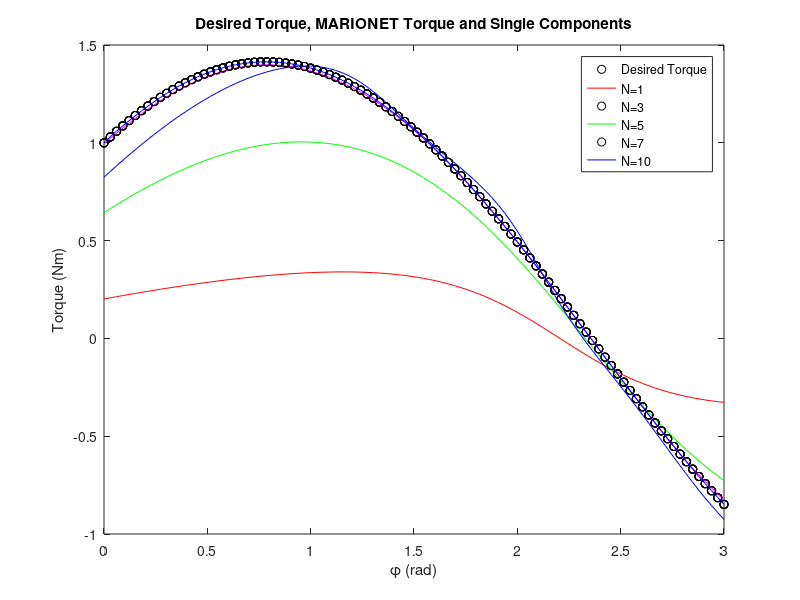
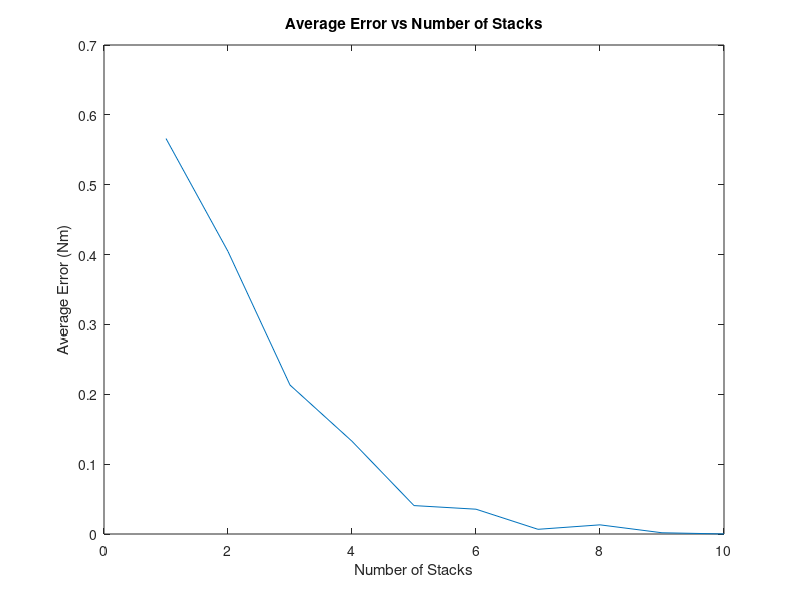
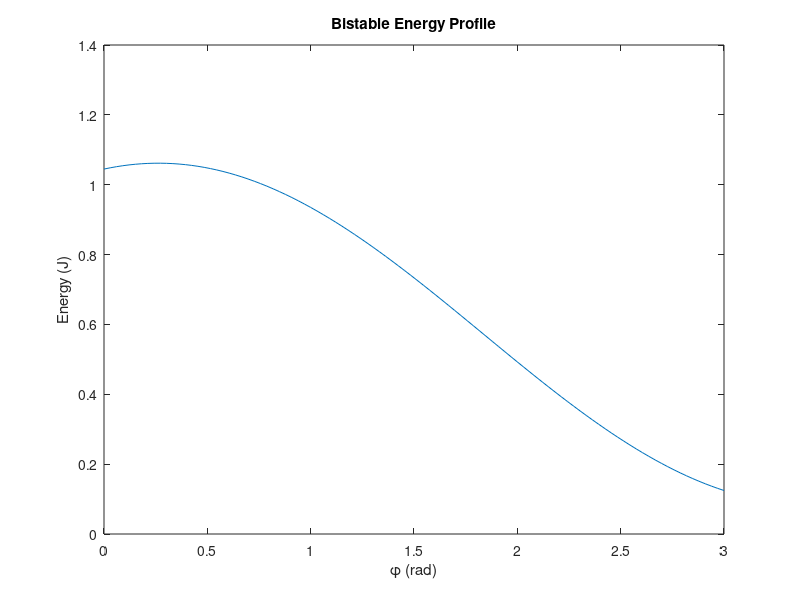

Reproduce these figures in MATLAB, in order.
clc
clear all
close all

%1 Stack MARIONET
rng default
n=1; %Number of Stacks
L = .34; %Length of Arm
phi = linspace(0,3); %Phi Angles
torque = sin(phi)+cos(phi); %Desired Torque Distribution
lb = []; %Lower Bounds of Optimized Values
ub = []; %Upper Bounds of Optimized Values
fun = @(p,phi) (L*p(2)*sin(p(1)-phi))./sqrt(p(2)^2+L^2-(2*p(2)*L*cos(p(1)-phi))); %Function defining the moment arm of the force
%p(1) = angle p(2) = radius
x0 = zeros(1,2*n); %Initial Guesses for Optimized P values
p = lsqcurvefit(fun,x0,phi,torque,lb,ub); %Least Squares Fit Optimizations
figure(1) %Plotting Phi, Torque relationship with Optimized Values
plot(phi,torque,'ko',phi,fun(p,phi),'r')
residual1 = torque-fun(p,phi);

hold on
%2 Stack MARIONET
n=2;
lb = [];
ub = [];
fun = @(p,phi) (L*p(2)*sin(p(1)-phi))./sqrt(p(2)^2+L^2-(2*p(2)*L*cos(p(1)-phi)))+(L*p(4)*sin(p(3)-phi))./sqrt(p(4)^2+L^2-(2*p(4)*L*cos(p(3)-phi)));
x0 = zeros(1,2*n);
p = lsqcurvefit(fun,x0,phi,torque,lb,ub);
%plot(phi,torque,'ko',phi,fun(p,phi),'g-')
residual2 = torque-fun(p,phi);


%3 Stack MARIONET
n=3;
lb = [];
ub = [];
fun = @(p,phi) (L*p(2)*sin(p(1)-phi))./sqrt(p(2)^2+L^2-(2*p(2)*L*cos(p(1)-phi)))+(L*p(4)*sin(p(3)-phi))./sqrt(p(4)^2+L^2-(2*p(4)*L*cos(p(3)-phi)))+(L*p(6)*sin(p(5)-phi))./sqrt(p(6)^2+L^2-(2*p(6)*L*cos(p(5)-phi)));
x0 = zeros(1,2*n);
p = lsqcurvefit(fun,x0,phi,torque,lb,ub);
plot(phi,torque,'ko',phi,fun(p,phi),'g')
residual3 = torque-fun(p,phi);

%4 Stack MARIONET
n=4;
lb = [];
ub = [];
fun = @(p,phi) (L*p(2)*sin(p(1)-phi))./sqrt(p(2)^2+L^2-(2*p(2)*L*cos(p(1)-phi)))+(L*p(4)*sin(p(3)-phi))./sqrt(p(4)^2+L^2-(2*p(4)*L*cos(p(3)-phi)))+(L*p(6)*sin(p(5)-phi))./sqrt(p(6)^2+L^2-(2*p(6)*L*cos(p(5)-phi)))+(L*p(8)*sin(p(7)-phi))./sqrt(p(8)^2+L^2-(2*p(8)*L*cos(p(7)-phi)));
x0 = zeros(1,2*n);
p = lsqcurvefit(fun,x0,phi,torque,lb,ub);
%plot(phi,torque,'ko',phi,fun(p,phi),'p-')
residual4 = torque-fun(p,phi);

%5 Stack MARIONET
n=5;
lb = [];
ub = [];
fun = @(p,phi) (L*p(2)*sin(p(1)-phi))./sqrt(p(2)^2+L^2-(2*p(2)*L*cos(p(1)-phi)))+(L*p(4)*sin(p(3)-phi))./sqrt(p(4)^2+L^2-(2*p(4)*L*cos(p(3)-phi)))+(L*p(6)*sin(p(5)-phi))./sqrt(p(6)^2+L^2-(2*p(6)*L*cos(p(5)-phi)))+(L*p(8)*sin(p(7)-phi))./sqrt(p(8)^2+L^2-(2*p(8)*L*cos(p(7)-phi)))+(L*p(10)*sin(p(9)-phi))./sqrt(p(10)^2+L^2-(2*p(10)*L*cos(p(9)-phi)));
x0 = zeros(1,2*n);
p = lsqcurvefit(fun,x0,phi,torque,lb,ub);
plot(phi,torque,'ko',phi,fun(p,phi),'b')
residual5 = torque-fun(p,phi);

%6 Stack MARIONET
n=6;
lb = [];
ub = [];
fun = @(p,phi) (L*p(2)*sin(p(1)-phi))./sqrt(p(2)^2+L^2-(2*p(2)*L*cos(p(1)-phi)))+(L*p(4)*sin(p(3)-phi))./sqrt(p(4)^2+L^2-(2*p(4)*L*cos(p(3)-phi)))+(L*p(6)*sin(p(5)-phi))./sqrt(p(6)^2+L^2-(2*p(6)*L*cos(p(5)-phi)))+(L*p(8)*sin(p(7)-phi))./sqrt(p(8)^2+L^2-(2*p(8)*L*cos(p(7)-phi)))+(L*p(10)*sin(p(9)-phi))./sqrt(p(10)^2+L^2-(2*p(10)*L*cos(p(9)-phi)))+(L*p(12)*sin(p(11)-phi))./sqrt(p(12)^2+L^2-(2*p(12)*L*cos(p(11)-phi)));
x0 = zeros(1,2*n);
p = lsqcurvefit(fun,x0,phi,torque,lb,ub);
%plot(phi,torque,'ko',phi,fun(p,phi),'p-')
residual6 = torque-fun(p,phi);

%7 Stack MARIONET
n=7;
lb = [];
ub = [];
fun = @(p,phi) (L*p(2)*sin(p(1)-phi))./sqrt(p(2)^2+L^2-(2*p(2)*L*cos(p(1)-phi)))+(L*p(4)*sin(p(3)-phi))./sqrt(p(4)^2+L^2-(2*p(4)*L*cos(p(3)-phi)))+(L*p(6)*sin(p(5)-phi))./sqrt(p(6)^2+L^2-(2*p(6)*L*cos(p(5)-phi)))+(L*p(8)*sin(p(7)-phi))./sqrt(p(8)^2+L^2-(2*p(8)*L*cos(p(7)-phi)))+(L*p(10)*sin(p(9)-phi))./sqrt(p(10)^2+L^2-(2*p(10)*L*cos(p(9)-phi)))+(L*p(12)*sin(p(11)-phi))./sqrt(p(12)^2+L^2-(2*p(12)*L*cos(p(11)-phi)))+(L*p(14)*sin(p(13)-phi))./sqrt(p(14)^2+L^2-(2*p(14)*L*cos(p(13)-phi)));
x0 = zeros(1,2*n);
p = lsqcurvefit(fun,x0,phi,torque,lb,ub);
plot(phi,torque,'ko',phi,fun(p,phi),'m')
residual7 = torque-fun(p,phi);

%8 Stack MARIONET
n=8;
lb = [];
ub = [];
fun = @(p,phi) (L*p(2)*sin(p(1)-phi))./sqrt(p(2)^2+L^2-(2*p(2)*L*cos(p(1)-phi)))+(L*p(4)*sin(p(3)-phi))./sqrt(p(4)^2+L^2-(2*p(4)*L*cos(p(3)-phi)))+(L*p(6)*sin(p(5)-phi))./sqrt(p(6)^2+L^2-(2*p(6)*L*cos(p(5)-phi)))+(L*p(8)*sin(p(7)-phi))./sqrt(p(8)^2+L^2-(2*p(8)*L*cos(p(7)-phi)))+(L*p(10)*sin(p(9)-phi))./sqrt(p(10)^2+L^2-(2*p(10)*L*cos(p(9)-phi)))+(L*p(12)*sin(p(11)-phi))./sqrt(p(12)^2+L^2-(2*p(12)*L*cos(p(11)-phi)))+(L*p(14)*sin(p(13)-phi))./sqrt(p(14)^2+L^2-(2*p(14)*L*cos(p(13)-phi)))+(L*p(16)*sin(p(15)-phi))./sqrt(p(16)^2+L^2-(2*p(16)*L*cos(p(15)-phi)));
x0 = zeros(1,2*n);
p = lsqcurvefit(fun,x0,phi,torque,lb,ub);
%plot(phi,torque,'ko',phi,fun(p,phi),'p-')
residual8 = torque-fun(p,phi);

%9 Stack MARIONET
n=9;
lb = [];
ub = [];
fun = @(p,phi) (L*p(2)*sin(p(1)-phi))./sqrt(p(2)^2+L^2-(2*p(2)*L*cos(p(1)-phi)))+(L*p(4)*sin(p(3)-phi))./sqrt(p(4)^2+L^2-(2*p(4)*L*cos(p(3)-phi)))+(L*p(6)*sin(p(5)-phi))./sqrt(p(6)^2+L^2-(2*p(6)*L*cos(p(5)-phi)))+(L*p(8)*sin(p(7)-phi))./sqrt(p(8)^2+L^2-(2*p(8)*L*cos(p(7)-phi)))+(L*p(10)*sin(p(9)-phi))./sqrt(p(10)^2+L^2-(2*p(10)*L*cos(p(9)-phi)))+(L*p(12)*sin(p(11)-phi))./sqrt(p(12)^2+L^2-(2*p(12)*L*cos(p(11)-phi)))+(L*p(14)*sin(p(13)-phi))./sqrt(p(14)^2+L^2-(2*p(14)*L*cos(p(13)-phi)))+(L*p(16)*sin(p(15)-phi))./sqrt(p(16)^2+L^2-(2*p(16)*L*cos(p(15)-phi)))+(L*p(18)*sin(p(17)-phi))./sqrt(p(18)^2+L^2-(2*p(18)*L*cos(p(17)-phi)));
x0 = zeros(1,2*n);
p = lsqcurvefit(fun,x0,phi,torque,lb,ub);
%plot(phi,torque,'ko',phi,fun(p,phi),'p-')
residual9 = torque-fun(p,phi);

%10 Stack MARIONET
n=10;
lb = [];
ub = [];
fun = @(p,phi) (L*p(2)*sin(p(1)-phi))./sqrt(p(2)^2+L^2-(2*p(2)*L*cos(p(1)-phi)))+(L*p(4)*sin(p(3)-phi))./sqrt(p(4)^2+L^2-(2*p(4)*L*cos(p(3)-phi)))+(L*p(6)*sin(p(5)-phi))./sqrt(p(6)^2+L^2-(2*p(6)*L*cos(p(5)-phi)))+(L*p(8)*sin(p(7)-phi))./sqrt(p(8)^2+L^2-(2*p(8)*L*cos(p(7)-phi)))+(L*p(10)*sin(p(9)-phi))./sqrt(p(10)^2+L^2-(2*p(10)*L*cos(p(9)-phi)))+(L*p(12)*sin(p(11)-phi))./sqrt(p(12)^2+L^2-(2*p(12)*L*cos(p(11)-phi)))+(L*p(14)*sin(p(13)-phi))./sqrt(p(14)^2+L^2-(2*p(14)*L*cos(p(13)-phi)))+(L*p(16)*sin(p(15)-phi))./sqrt(p(16)^2+L^2-(2*p(16)*L*cos(p(15)-phi)))+(L*p(18)*sin(p(17)-phi))./sqrt(p(18)^2+L^2-(2*p(18)*L*cos(p(17)-phi)))+(L*p(20)*sin(p(19)-phi))./sqrt(p(20)^2+L^2-(2*p(20)*L*cos(p(19)-phi)));
x0 = zeros(1,2*n);
p = lsqcurvefit(fun,x0,phi,torque,lb,ub);
residual10 = torque-fun(p,phi);

plot(phi,torque,'ko',phi,fun(p,phi),'b')
legend('Desired Torque','N=1','N=3','N=5','N=7','N=10')
title('Desired Torque, MARIONET Torque and Single Components')
xlabel('{\phi} (rad)')
ylabel('Torque (Nm)')

%Error plot
figure(2)
Error = [mean(residual1) mean(residual2) mean(residual3) mean(residual4) mean(residual5) mean(residual6) mean(residual7) mean(residual8) mean(residual9) mean(residual10)];
N = 1:1:10;
plot(N,Error)
title('Average Error vs Number of Stacks')
xlabel('Number of Stacks')
ylabel('Average Error (Nm)')

%Bistable Energy Profile
phi = linspace(0,3);
Energy = .5*L^2+p(2)^2-2*L*p(2).*cos(p(1)-phi); %Energy Represented by Equation (1/2)kx^2
figure(3)
plot(phi,Energy) %Plot
title('Bistable Energy Profile')
xlabel('{\phi} (rad)')
ylabel('Energy (J)')


%Functions Below were used for the manual Stack Addition
%fun = @(p,phi) (L*p(2)*sin(p(1)-phi))./sqrt(p(2)^2+L^2-(2*p(2)*L*cos(p(1)-phi)))
%fun2 = (L*p(4)*sin(p(3)-phi))./sqrt(p(4)^2+L^2-(2*p(4)*L*cos(p(3)-phi)))
%fun3 = (L*p(6)*sin(p(5)-phi))./sqrt(p(6)^2+L^2-(2*p(6)*L*cos(p(5)-phi)))
%fun4 = (L*p(8)*sin(p(7)-phi))./sqrt(p(8)^2+L^2-(2*p(8)*L*cos(p(7)-phi)))
%fun5 = (L*p(10)*sin(p(9)-phi))./sqrt(p(10)^2+L^2-(2*p(10)*L*cos(p(9)-phi)))
%fun6 = (L*p(12)*sin(p(11)-phi))./sqrt(p(12)^2+L^2-(2*p(12)*L*cos(p(11)-phi)))
%fun7 = (L*p(14)*sin(p(13)-phi))./sqrt(p(14)^2+L^2-(2*p(14)*L*cos(p(13)-phi)))
%fun8 = (L*p(16)*sin(p(15)-phi))./sqrt(p(16)^2+L^2-(2*p(16)*L*cos(p(15)-phi)))
%fun9 = (L*p(18)*sin(p(17)-phi))./sqrt(p(18)^2+L^2-(2*p(18)*L*cos(p(17)-phi)))
%fun10 = (L*p(20)*sin(p(19)-phi))./sqrt(p(20)^2+L^2-(2*p(20)*L*cos(p(19)-phi)))
%RESTING LENGTH, 

